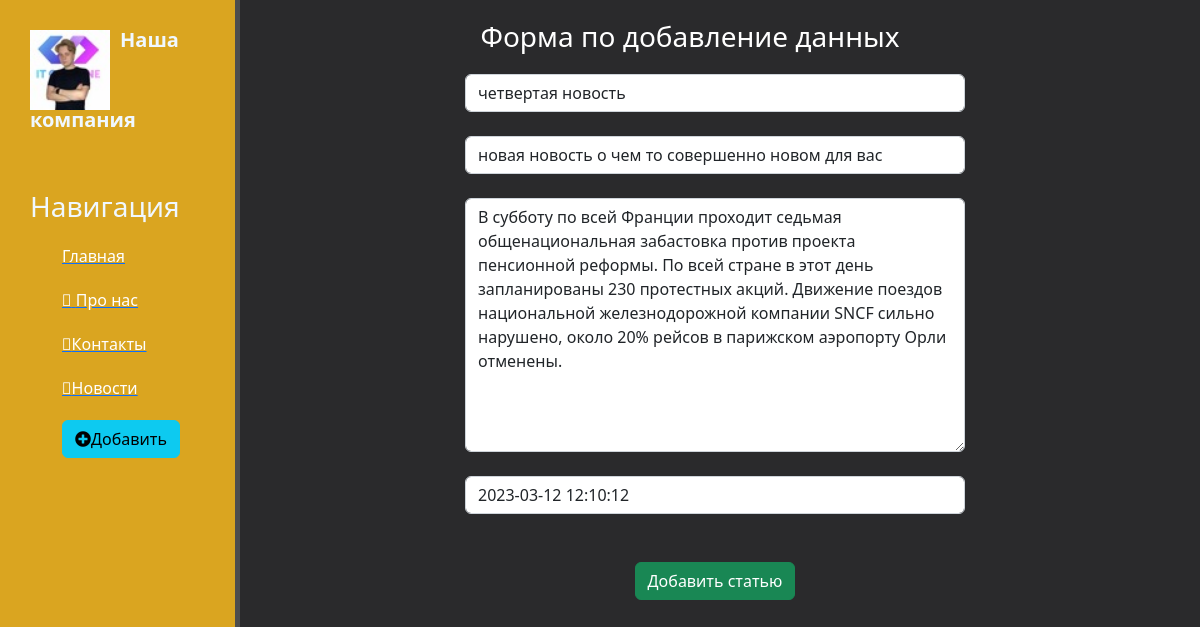
Page /news/12/update on the committed database.
### news/models.py (models this page shows, shortened)
class Article(models.Model):
    title = models.CharField('Название', max_length=55, default='')
    anons = models.CharField('Анонс', max_length=255)
    full_text = models.TextField('Статья')
    date = models.DateTimeField('Дата публикации')
    class Meta:
        verbose_name = 'Новость'
        verbose_name_plural = 'Новости'

### news/views.py (the view)
# urls.py: path('<int:pk>/update', views.NewUpdateView.as_view(), name='news-update'),
class NewUpdateView(UpdateView):
    model = Article
    template_name = 'news/create.html'
    form_class = ArticleForm

### news/forms.py
class ArticleForm(ModelForm):
    class Meta:
        model = Article
        fields = ['title', 'anons', 'full_text', 'date']
        widgets = {
            'title': TextInput(attrs={
                'class': 'form-control',
                'placeholder': 'Название статьи'
            }),
            'anons': TextInput(attrs={
                'class': 'form-control',
                'placeholder': 'Анонс статьи'
            }),
            'full_text': Textarea(attrs={
                'class': 'form-control',
                'placeholder': 'Текст статьи'
            }),
            'date': DateTimeInput(attrs={
                'class': 'form-control',
                'placeholder': 'Дата публикации'
            })
        }

### news/templates/news/create.html (shortened to what this page needs)
{% extends 'main/base.html' %}
{% block content %}
    <div class="features">
        <h3>Форма по добавление данных</h3>
        <form method="post">
            {{ form.title }}<br>
            {{ form.anons }}<br>
            {{ form.full_text }}<br>
            {{ form.date }}<br>
            <br>
             <button class="btn btn-success" type="submit">Добавить статью</button>
        </form>
    </div>
{% endblock %}

### main/static/main/css/main.css (style rules this page uses)
body { background: #2a2a2c; }
main .features { float: left; color: #fff; margin-top: 20px; text-align: center; width: 75%; }
form { margin-left: 25%; width: 500px; margin-top: 20px; }

### rows in the picture
Article: title "четвертая новость", anons "новая новость о чем то совершенно новом для вас", full_text "В субботу по всей Франции проходит седьмая общенациональная забастовка против проекта пенсионной реформы. По всей стране в этот день запланированы 230 протестных акций. Движение поездов национальной железнодорожной компании SNCF сильно нарушено, около 20% рейсов в парижском аэропорту Орли отменены.", date "2023-03-12 12:10:12"
